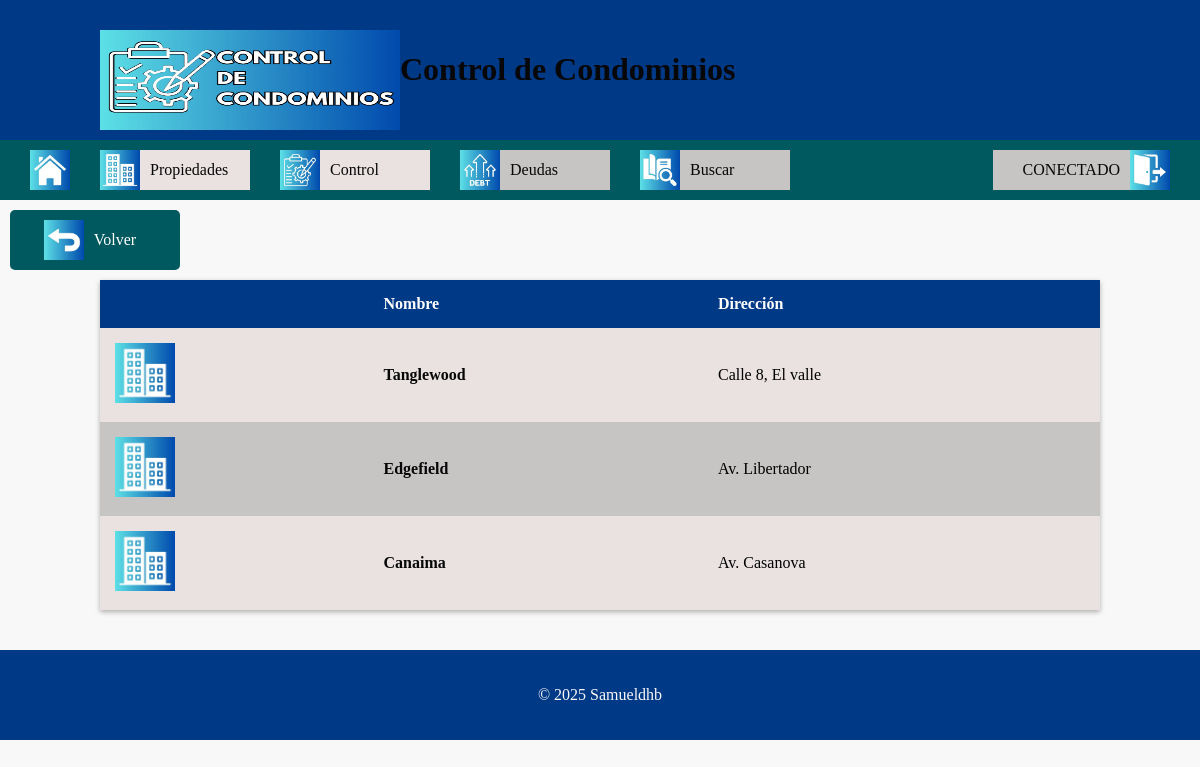
Screenshot of /propiedades.php with the database file from the repository.
### tables this page shows
CREATE TABLE `t_propiedades` (
  `Id_propiedad` int(50) NOT NULL,
  `Nom_propiedad` varchar(50) NOT NULL,
  `Direccion` varchar(250) NOT NULL
);

### propiedades.php (the view, shortened to what this page needs)
<!DOCTYPE html>
<html lang="es">
<head>
    <link rel="stylesheet" href="style.css">
</head>
<body>
    <header>
        <div class="container">
        <a href="home.php">
            <img src="img/banner.jpg" class="logo">
            <h1>Control de Condominios</h1>
        </div>
    </header>
    <?php
    include "nav_home.php";
    include "dbteams.php";
    $sql_propiedades = "SELECT * FROM t_propiedades;";
    $resultado_propiedades = mysqli_query($cone, $sql_propiedades);
    ?>
    <main>
        <div class="contenedor">
            <a href="home.php">
                <div class="button-container button-container-texto">
                    <img src="img/volver.jpg" width="40" height="40">
                    <span>Volver</span>
                </div>
            </a>
        </div>
        <div class="container">
            <section class="tabla-container">
                <table>
                    <thead>
                        <tr>
                            <th></th>
                            <th>Nombre</th>
                            <th>Dirección</th>
                        </tr>
                    </thead>
                    <tbody>
                        <?php while ($row_propiedad = mysqli_fetch_assoc($resultado_propiedades)) { ?>
                            <tr>
                                <td>
                                    <a href="propiedad.php?id=<?php echo $row_propiedad["Id_propiedad"]; ?>">
                                        <img src="img/propiedades.jpg" width="60" height="60">
                                    </a>
                                </td>
                                <td>
                                    <a href="propiedad.php?id=<?php echo $row_propiedad["Id_propiedad"]; ?>">
                                        <b><?php echo $row_propiedad["Nom_propiedad"]; ?></b>
                                    </a>
                                </td>
                                <td>
                                    <?php echo $row_propiedad["Direccion"]; ?>
                                </td>
                            </tr>
                        <?php } ?>
                    </tbody>
                </table>
            </section>
        </div>
    </main>
    <footer>
        <div class="container">
            <p>&copy; 2025 Samueldhb</p>
        </div>
    </footer>
</body>
</html>

### style.css (style rules this page uses)
body { font-family: 'Chakra Petch'; margin: 0; padding: 0; background-color: #f8f8f8; position: relative; min-height: 100vh; }
.container { max-width: 1000px; margin: 0 auto; padding: 20px; }
header { background-color: #003986; color: #f8f8f8; padding: 10px 0; }
.logo { width: 300px; height: 100px; float: left; }
a { text-decoration: none; color: #070707; }
.contenedor { width: 100%; height: 40px; display: flex; align-items: center; }
main { padding: 20px 0; background-color: #f8f8f8; }
.button-container { align-items: center; margin-top: 30px; margin-bottom: 30px; margin-left: 50px; }
.button-container-texto { display: flex; align-items: center; margin-left: 30px; background-color: #C7C4C4; width: 150px; transition: ease-in-out 0.5s }
.button-container span { margin-left: 10px; margin-right: 10px; text-align: center; }
.tabla-container table { border-collapse: collapse; width: 100%; }
.tabla-container th, .tabla-container td { padding: 15px; text-align: left; }
.tabla-container th { background-color: #003986; color: white; }
.tabla-container tbody tr:nth-child(even) { background-color: #C7C4C4; }
.tabla-container tbody tr:nth-child(odd) { background-color: #eae1e1; }
.tabla-container { border-collapse: collapse; width: 100%; box-shadow: 0px 2px 5px rgba(0, 0, 0, 0.3); }
footer { background-color: #003986; color: #f8f8f8; text-align: center; bottom: 0; width: 100%; }
.button-container-texto { display: flex; align-items: center; justify-content: center; padding: 10px; margin: 10px; background-color: #00595f; color: #ffffff; border: none; border-radius: 5px; font-size: 16px; cursor: pointer; transition: background-color 0.3s ease, transform 0.2s ease; text-align: center; }
.button-container-texto span { margin-left: 10px; margin-right: 10px; text-align: center; }

### rows the page displays
t_propiedades: Nom_propiedad "Tanglewood", Direccion "Calle 8, El valle"
t_propiedades: Nom_propiedad "Edgefield", Direccion "Av. Libertador"
t_propiedades: Nom_propiedad "Canaima", Direccion "Av. Casanova"
